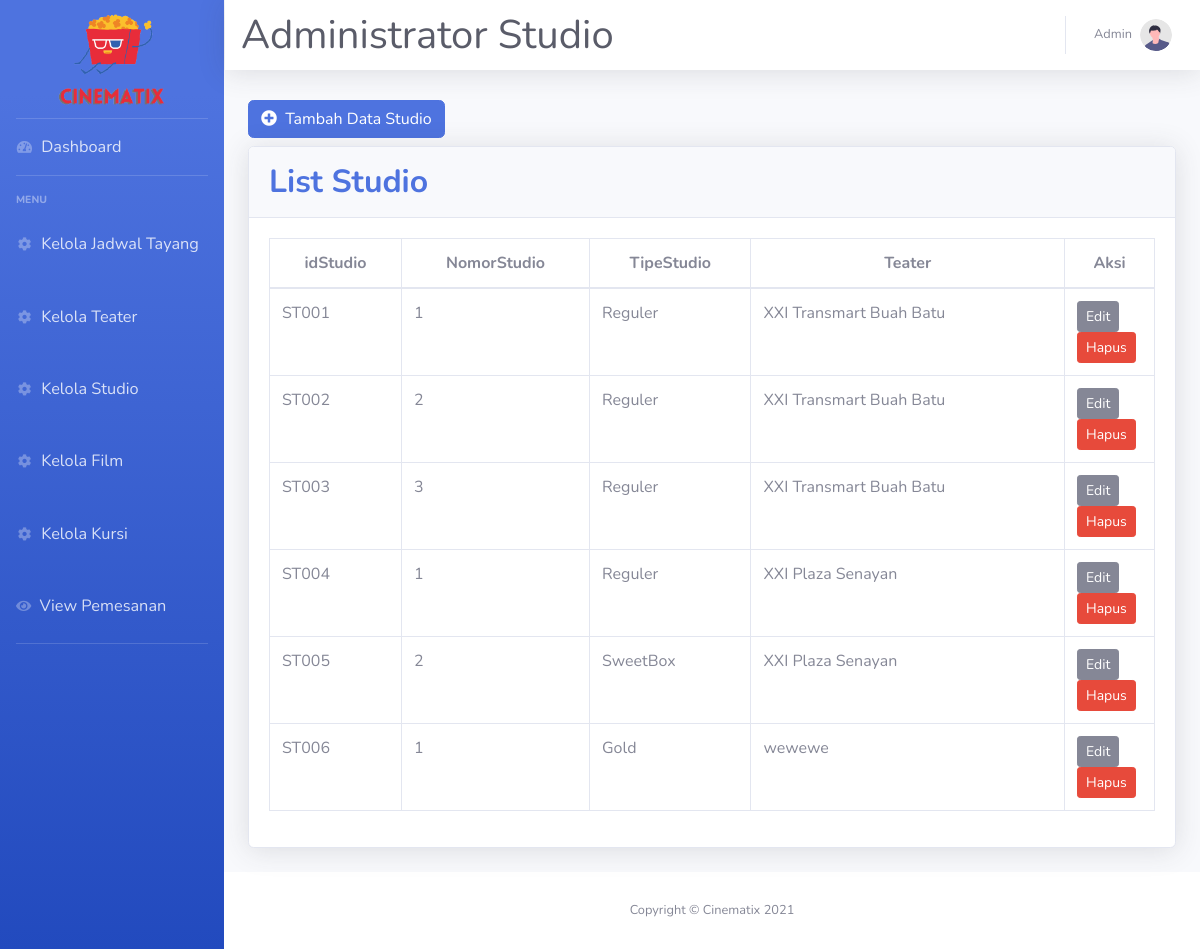
The app's page /index.php/studio, older data.
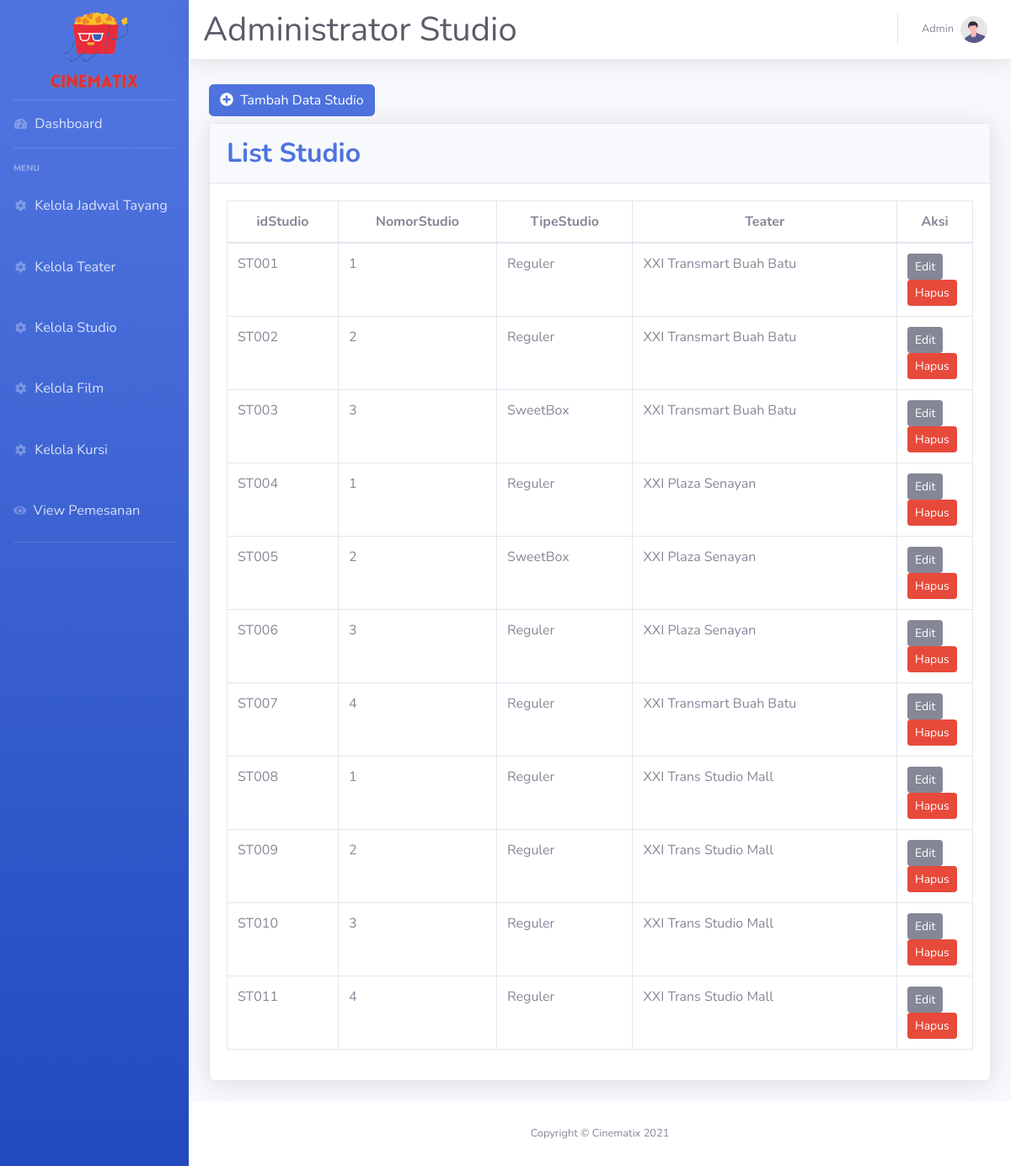
The same page, newer data.
### tables this page shows
CREATE TABLE `studio` (
  `idStudio` varchar(5) NOT NULL,
  `NomorStudio` varchar(2) NOT NULL,
  `TipeStudio` varchar(10) NOT NULL,
  `idTeater` varchar(5) NOT NULL
);

CREATE TABLE `teater` (
  `idTeater` varchar(5) NOT NULL,
  `NamaTeater` varchar(50) NOT NULL
);

### application/controllers/Studio.php (called while the page is built, shortened)
<?php
class Studio extends CI_Controller {
    public function __construct(){
        $this->load->library('form_validation');
        $this->load->model('Studio_Model');
        $this->load->model('Teater_Model');
        $this->load->helper('form');
    }
    public function index()
        {
            $data['judul'] = 'Studio';
            $data['studio'] = $this->Studio_Model->getAllStudio();
            $data['teater'] = $this->Teater_Model->getAllTeater();
            $this->load->view('templates/header_admin.php',$data);
            $this->load->view('Admin/KelolaStudio.php',$data);
            $this->load->view('templates/footer_admin.php');
        }
}

### index.php (called while the page is built, shortened)
<?php
require_once BASEPATH.'core/CodeIgniter.php';

### application/models/Studio_Model.php (called while the page is built, shortened)
<?php
class Studio_Model extends CI_model{
    public function getAllStudio(){
        $this->db->select('studio.*,teater.NamaTeater as namateater');
        $this->db->from('studio');
        $this->db->join('teater','teater.idTeater = studio.idTeater');
        return $this->db->get()->result_array();
    }
}
?>

### application/views/Admin/KelolaStudio.php (the view, shortened to what this page needs)
<div class="container-fluid" style="margin-top:100px">
<div class="row">
    <div class="col-md-6">
        <a href="" class="btn btn-primary addStudiobtn mb-2"  data-toggle="modal" data-target="#studioModal"><i class="fa fa-plus-circle mr-1"></i> Tambah Data Studio</a>
    </div>
</div>
<div class="card shadow mb-4">
    <div class="card-header py-3">
        <h2 class="m-0 font-weight-bold text-primary">List Studio</h2>
    </div>
    <div class="card-body">
        <div class="table-responsive">
            <table class="table table-bordered" id="dataTable" width="100%" cellspacing="0" >
                <thead style="text-align:center;">
                    <tr>
                        <th>idStudio</th>
                        <th>NomorStudio</th>
                        <th>TipeStudio</th>
                        <th>Teater</th>
                        <th width="90px">Aksi</th>
                    </tr>
                </thead>
                <tbody>
                <?php if(empty($studio)): ?>
                    <tr>
                        <td colspan="5" align="center">No data has been created</td>
                    </tr>
                <?php else : ?>
                    <?php foreach ($studio as $st) : ?>
                    <tr>
                        <td><?= $st['idStudio']; ?></td>
                        <td><?= $st['NomorStudio']; ?></td>
                        <td><?= $st['TipeStudio']; ?></td>
                        <td><?= $st['namateater']; ?></td>
                        <td>
                            <a href="#" class="btn btn-secondary btn-sm EditStudiobtn" data-toggle="modal" data-target="#studioModal" data-id="<?= $st['idStudio']; ?>">
                                <span class="text">Edit</span>
                            </a>
                            <a href="<?= base_url(); ?>Studio/delStudio/<?= $st['idStudio']; ?>" class="btn btn-danger btn-sm delStudiobtn" onclick="return confirm('Apakah Anda yakin untuk menghapus data ini ?');">
                                <span class="text">Hapus</span>
                            </a>
                        </td>
                    </tr>
                    <?php endforeach; ?>
                <?php endif; ?>
                </tbody>
            </table>
        </div>
    </div>
</div>
</div>
</div>

Row changes from the older to the newer data that the page shows:
changed studio "ST003": TipeStudio "Reguler" → "SweetBox"
changed studio "ST006": NomorStudio "1" → "3"; TipeStudio "Gold" → "Reguler"; idTeater.NamaTeater "wewewe" → "XXI Plaza Senayan"
added studio: idStudio "ST007", NomorStudio "4", TipeStudio "Reguler", idTeater.NamaTeater "XXI Transmart Buah Batu"
added studio: idStudio "ST008", NomorStudio "1", TipeStudio "Reguler", idTeater.NamaTeater "XXI Trans Studio Mall"
added studio: idStudio "ST009", NomorStudio "2", TipeStudio "Reguler", idTeater.NamaTeater "XXI Trans Studio Mall"
added studio: idStudio "ST010", NomorStudio "3", TipeStudio "Reguler", idTeater.NamaTeater "XXI Trans Studio Mall"
added studio: idStudio "ST011", NomorStudio "4", TipeStudio "Reguler", idTeater.NamaTeater "XXI Trans Studio Mall"
